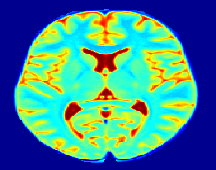
#> input picture Guia4/T1.png, 216 x 170 px
$ python read_values_image.py   (Python 2 division)
#> lines starting #> are read from the running program, lines starting #| are printed output that depends on the picture
#! /usr/bin/env python
#-*- coding utf-8 -*-

#***********************************************************************

# Imports
import numpy as np
import matplotlib.pyplot as plt
import matplotlib.image as mpimg
#***********************************************************************

class Cursor:
    def __init__(self, ax):
        self.ax = ax
        self.lx = ax.axhline(color='r')  # the horiz line
        self.ly = ax.axvline(color='r')  # the vert line
        self.x = 0
        self.y = 0
        self.pixel = []
        # text location in axes coords
        self.txt = ax.text( 0.7, 0.9, '', transform=ax.transAxes)

    def mouse_move(self, event):
        if not event.inaxes: return


        self.x, self.y = event.xdata, event.ydata
        # update the line positions

        self.lx.set_ydata(self.y )
        self.ly.set_xdata(self.x )

        self.pixel.append(self.x)
        self.txt.set_text( 'x=%1.2f, y=%1.2f'%(self.x,self.y) )
        plt.draw()


fig, ax = plt.subplots()
#fig = plt.figure()
#ax = fig.add_subplot(111)

cur = Cursor(ax)

img = mpimg.imread('T1.png')
#> img is the input picture: shape (170, 216, 4) float32; mean R, G, B, A 0.261, 0.534, 0.561, 1

cid = fig.canvas.mpl_connect('button_press_event', cur.mouse_move)

print 'pixel (%s,%s)' % (cur.x,cur.y)
plt.imshow(img)

plt.show()
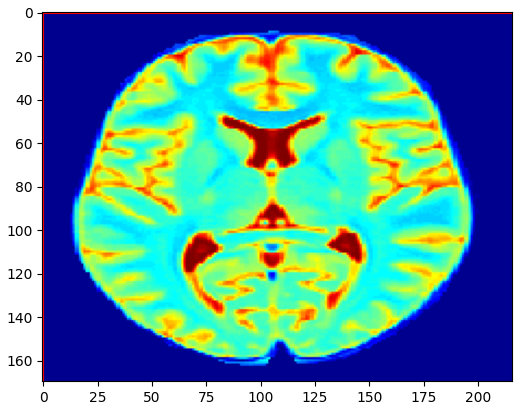
#> figure drawn by matplotlib, 1 panel

print cur.pixel
